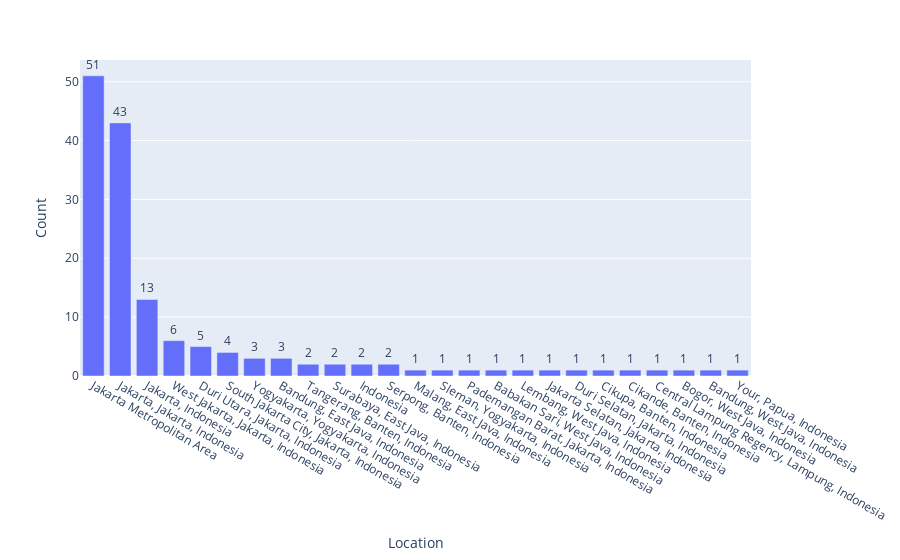

Notebook source saved alongside this figure:
### Code cell
df_location = df.groupby('Location')['Date'].count().reset_index()
df_location.columns = ['Location', 'Count']
fig = px.bar(df_location.sort_values(by = 'Count', ascending = False), x='Location', y="Count", barmode="group", text='Count')
fig.update_traces(textposition="outside")
fig.show()

### Figure 1 — Plotly figure (JSON) as saved in the notebook; plotly's stock layout.template omitted (floating-point values rounded to 4 significant figures)
{"data": [{"alignmentgroup": "True", "hovertemplate": "Location=%{x}<br>Count=%{text}<extra></extra>", "legendgroup": "", "marker": {"color": "#636efa", "pattern": {"shape": ""}}, "name": "", "offsetgroup": "", "orientation": "v", "showlegend": false, "text": [51, 43, 13, 6, 5, 4, 3, 3, 2, 2, 2, 2, 1, 1, 1, 1, 1, 1, 1, 1, 1, 1, 1, 1, 1], "textposition": "outside", "type": "bar", "x": ["Jakarta Metropolitan Area", "Jakarta, Jakarta, Indonesia", "Jakarta, Indonesia", "West Jakarta, Jakarta, Indonesia", "Duri Utara, Jakarta, Indonesia", "South Jakarta City, Jakarta, Indonesia", "Yogyakarta, Yogyakarta, Indonesia", "Bandung, East Java, Indonesia", "Tangerang, Banten, Indonesia", "Surabaya, East Java, Indonesia", "Indonesia", "Serpong, Banten, Indonesia", "Malang, East Java, Indonesia", "Sleman, Yogyakarta, Indonesia", "Pademangan Barat, Jakarta, Indonesia", "Babakan Sari, West Java, Indonesia", "Lembang, West Java, Indonesia", "Jakarta Selatan, Jakarta, Indonesia", "Duri Selatan, Jakarta, Indonesia", "Cikupa, Banten, Indonesia", "Cikande, Banten, Indonesia", "Central Lampung Regency, Lampung, Indonesia", "Bogor, West Java, Indonesia", "Bandung, West Java, Indonesia", "Your, Papua, Indonesia"], "xaxis": "x", "y": [51, 43, 13, 6, 5, 4, 3, 3, 2, 2, 2, 2, 1, 1, 1, 1, 1, 1, 1, 1, 1, 1, 1, 1, 1], "yaxis": "y"}], "layout": {"barmode": "group", "legend": {"tracegroupgap": 0}, "margin": {"t": 60}, "xaxis": {"anchor": "y", "domain": [0, 1], "title": {"text": "Location"}}, "yaxis": {"anchor": "x", "domain": [0, 1], "title": {"text": "Count"}}}}
